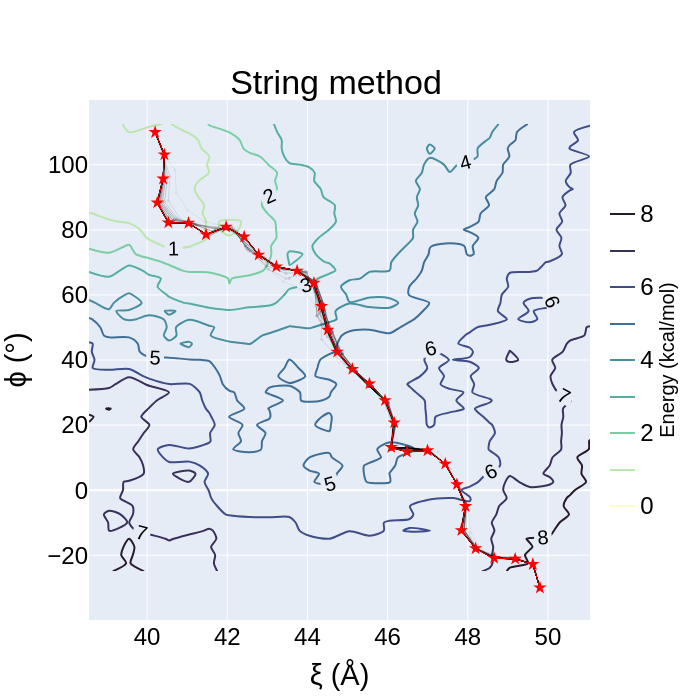

Write notebook code for a chart like this one.
### Code cell
fig = go.Figure( \
    data = go.Contour( \
        z=pmf_array[7:-5,2:-2],
        x=cols[2:-2], y=rows[7:-5],
        line_smoothing=0.8,
         contours=dict(
            start=0,
            end=8,
            size=1,
                    showlabels = True, # show labels on contours
            labelfont = dict( # label font properties
                size = 20,
                color = 'black',
                family='Arial, sans-serif'
)),
            contours_coloring='lines',
        line_width=2,
                      colorscale='deep',
                      reversescale=False,
                      colorbar=dict(
            title='Energy\n(kcal/mol)', # title here
            titleside='right',
            titlefont=dict(
                size=20,
                family='Arial, sans-serif',
            color='black'),
            thickness=25,
            thicknessmode='pixels',
            len=0.6,
            lenmode='fraction',
            outlinewidth=0)));
fig.update_coloraxes(showscale=False)

pathAll = np.array(pathAll[1:])

path_linear_tf = pathAll.copy();
path_linear_tf[:,:,0] = (40.2 - 49.8)*pathAll[:,:,0] + 49.8
path_linear_tf[:,:,1] = (110 + 30)*pathAll[:,:,1] - 30

for i, p in enumerate(path_linear_tf):
    if (i % 5 == 0):
        c=int(255-np.floor(255*i/len(pathAll)))
        fig.add_trace(go.Scatter(x=p[:,0], y=p[:,1],
                            mode='markers+lines', line_shape='linear', marker_size=3,\
                                 line=dict(width=1,color='black'),name='iteration %d' % i,opacity=i/len(path_linear_tf)))

fig.add_trace(go.Scatter(x=path_linear_tf[-1,:,0], y=path_linear_tf[-1,:,1],
                    mode='markers+lines', line_shape='linear', \
                         line=dict(width=1,color='red'),marker_symbol='star',marker_size=10))
fig.update_layout(
    title={
        'text': "String method",
        'y':0.9,
        'x':0.48,
        'xanchor': 'center',
        'yanchor': 'top'},
    xaxis_title="ξ (Å)",
    yaxis_title="ϕ (°)",
    font=dict(size=24,family='Arial',color='black'),
    showlegend=False, height=700,width=700
)
fig.show()
#fig.write_image('string.svg')
